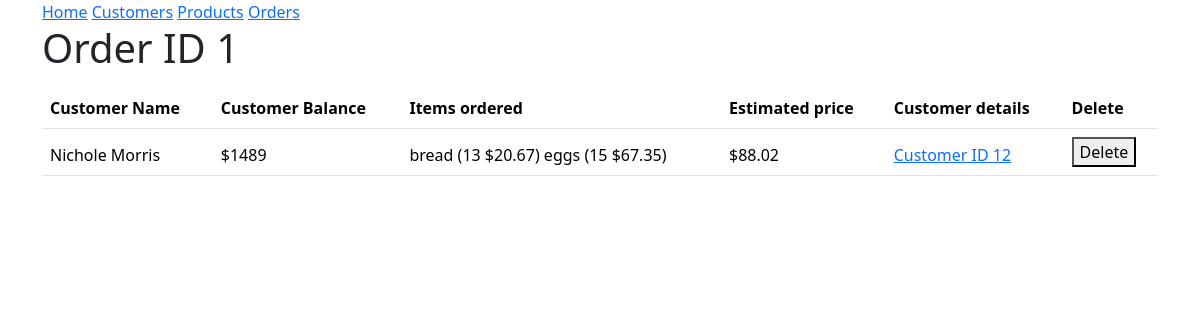
The page /order/1 on the database as committed earlier.
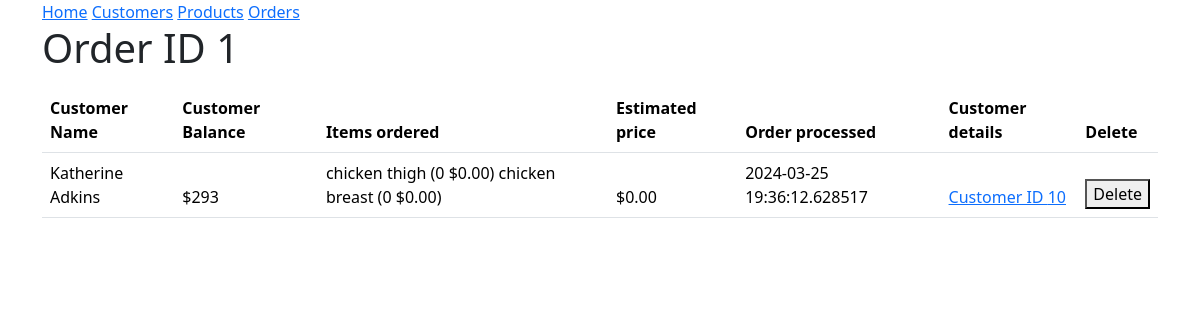
The same page on the database as committed later.
### models.py (models this page shows, shortened)
class Customer(db.Model):
 id = mapped_column(Integer, primary_key=True)
 name = mapped_column(String(200), nullable=False, unique=True)
 phone = mapped_column(String(20), nullable=False)
 balance = mapped_column(Numeric, nullable=False, default=0.0)
 orders = relationship("Order")

class Order(db.Model):
    id = mapped_column(Integer, primary_key=True)
    customer_id = mapped_column(Integer, ForeignKey(Customer.id), nullable=False)
    total = mapped_column(Float(200))
    created = mapped_column(DateTime,nullable=False,default=func.now())
    processed = mapped_column(DateTime, nullable=True)
    customer = relationship("Customer", back_populates="orders")
    products = relationship("ProductOrder", back_populates="order", cascade="all, delete-orphan")
    def price(self):
        return format((sum([(u.product.price) * u.quantity for u in self.products])), '.2f')

### main.py (the view)
@app.route('/order/<int:ORDER_ID>')
def order(ORDER_ID):
    order = db.session.execute(db.select(Order).where(Order.id == ORDER_ID))
    orders = []
    for i in order.scalars():
        u = {
            'name': i.customer.name,
            'balance': int(i.customer.balance),
            'products': [f"{n.product.product} ({n.quantity} ${format((n.product.price*n.quantity),'.2f')})" for n in i.products],
            'price':  Order.price(i),
        }
        orders.append(u)
    return render_template("detailed_order.html", id = ORDER_ID, orders = orders, customer_id=i.customer.id, processed = i.processed)

### templates/detailed_order.html (shortened to what this page needs)
{% extends "base.html" %}
{% block content %}
<h1>Order ID {{ id }}</h1>
<table class="table">
    <thead class="thead-dark">
    <th>Customer Name</th>
    <th>Customer Balance</th>
    <th>Items ordered</th>
    <th>Estimated price</th>
    {% if processed %}
    <th>Order processed</th>
    {% endif %}
    <th>Customer details</th>
    <th>Delete</th>
{% for order in orders %}
<p>
    <tr>
    <td>{{ order.name }}</td>
    <td>${{ order.balance }}</td>
    <td>
    {% for product in order.products %}
        {{ product }}
    {% endfor %}
    </td>
    <td>${{ order.price }}</td>
    {% if processed %}
    <td>{{ processed }}</td>
    {% endif %}
    <td>
        <a href="{{ url_for('detailed_customer', id=customer_id) }}">Customer ID {{ customer_id }}</a>
    </td>
    <td>
        <form method="POST" action="{{ url_for('delete_order', ORDER_ID=id) }}">
        <button type="submit">Delete</button>
        </form>
    </td>
    </tr>
</p>
{% endfor %}
</table>
{% endblock %}

Rows that differ between the two databases and show on the page:
no longer on this page (row edited): Customer: name "Nichole Morris", balance "1489", products "bread (13 $20.67)" "eggs (15 $67.35)", price "88.02", id "12"
now on this page (row edited): Customer: name "Katherine Adkins", balance "293", products "chicken thigh (0 $0.00)" "chicken breast (0 $0.00)", price "0.00", id "10"
now on this page (row edited): Order: processed "2024-03-25 19:36:12.628517"
Other text that changed with them:
text now shown: "Order processed"
